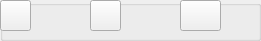
   <widget class="QGroupBox" name="groupBox">
    <property name="geometry">
     <rect>
      <x>700</x>
      <y>0</y>
      <width>261</width>
      <height>41</height>
     </rect>
    </property>
    <property name="font">
     <font>
      <stylestrategy>PreferDefault</stylestrategy>
     </font>
    </property>
    <property name="styleSheet">
     <string notr="true"/>
    </property>
    <property name="inputMethodHints">
     <set>Qt::ImhNone</set>
    </property>
    <property name="title">
     <string/>
    </property>
    <widget class="QPushButton" name="pushButton_2">
     <property name="geometry">
      <rect>
       <x>90</x>
       <y>0</y>
       <width>31</width>
       <height>31</height>
      </rect>
     </property>
     <property name="styleSheet">
      <string notr="true">border-image: url(:/new/prefix1/imagfil/coinicon.png);</string>
     </property>
     <property name="text">
      <string/>
     </property>
    </widget>
    <widget class="QPushButton" name="pushButton_5">
     <property name="geometry">
      <rect>
       <x>180</x>
       <y>0</y>
       <width>41</width>
       <height>31</height>
      </rect>
     </property>
     <property name="styleSheet">
      <string notr="true">border-image: url(:/new/prefix1/imagfil/lanppc.png);</string>
     </property>
     <property name="text">
      <string/>
     </property>
    </widget>
    <widget class="QPushButton" name="pushButton">
     <property name="geometry">
      <rect>
       <x>0</x>
       <y>0</y>
       <width>31</width>
       <height>31</height>
      </rect>
     </property>
     <property name="styleSheet">
      <string notr="true">border-image: url(:/new/prefix1/imagfil/workiconm.png);</string>
     </property>
     <property name="text">
      <string/>
     </property>
    </widget>
    <widget class="QLabel" name="lineEdit_worker">
     <property name="geometry">
      <rect>
       <x>30</x>
       <y>10</y>
       <width>51</width>
       <height>21</height>
      </rect>
     </property>
     <property name="styleSheet">
      <string notr="true">font: 75 10pt &quot;MS Shell Dlg 2&quot;;</string>
     </property>
     <property name="text">
      <string/>
     </property>
    </widget>
    <widget class="QLabel" name="lineEdit_coin">
     <property name="geometry">
      <rect>
       <x>120</x>
       <y>10</y>
       <width>51</width>
       <height>21</height>
      </rect>
     </property>
     <property name="styleSheet">
      <string notr="true">font: 75 10pt &quot;MS Shell Dlg 2&quot;;</string>
     </property>
     <property name="text">
      <string/>
     </property>
    </widget>
    <widget class="QLabel" name="lineEdit_land">
     <property name="geometry">
      <rect>
       <x>220</x>
       <y>10</y>
       <width>51</width>
       <height>21</height>
      </rect>
     </property>
     <property name="styleSheet">
      <string notr="true">font: 10pt &quot;MS Shell Dlg 2&quot;;</string>
     </property>
     <property name="text">
      <string/>
     </property>
    </widget>
   </widget>
